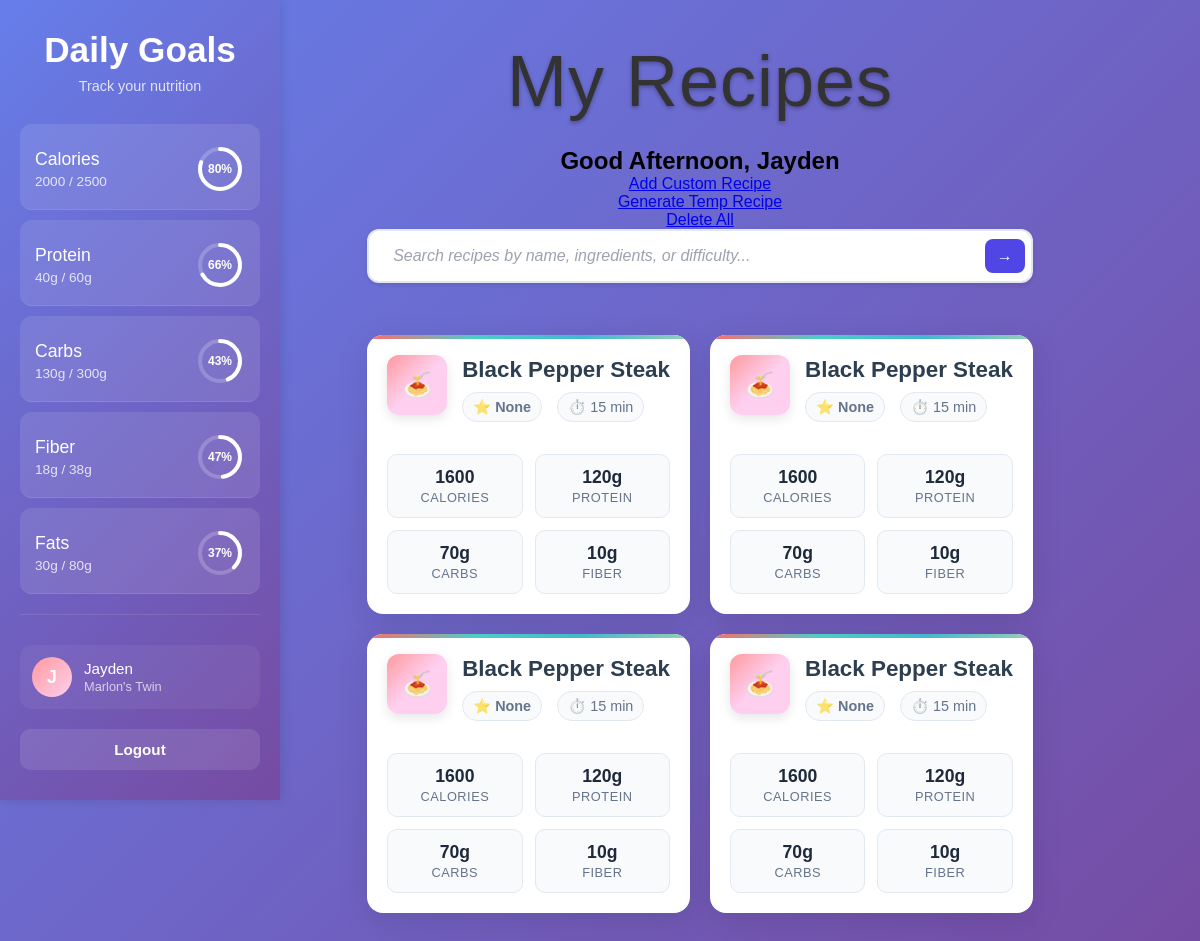
The page /dashboard (signed in) on the database as committed earlier.
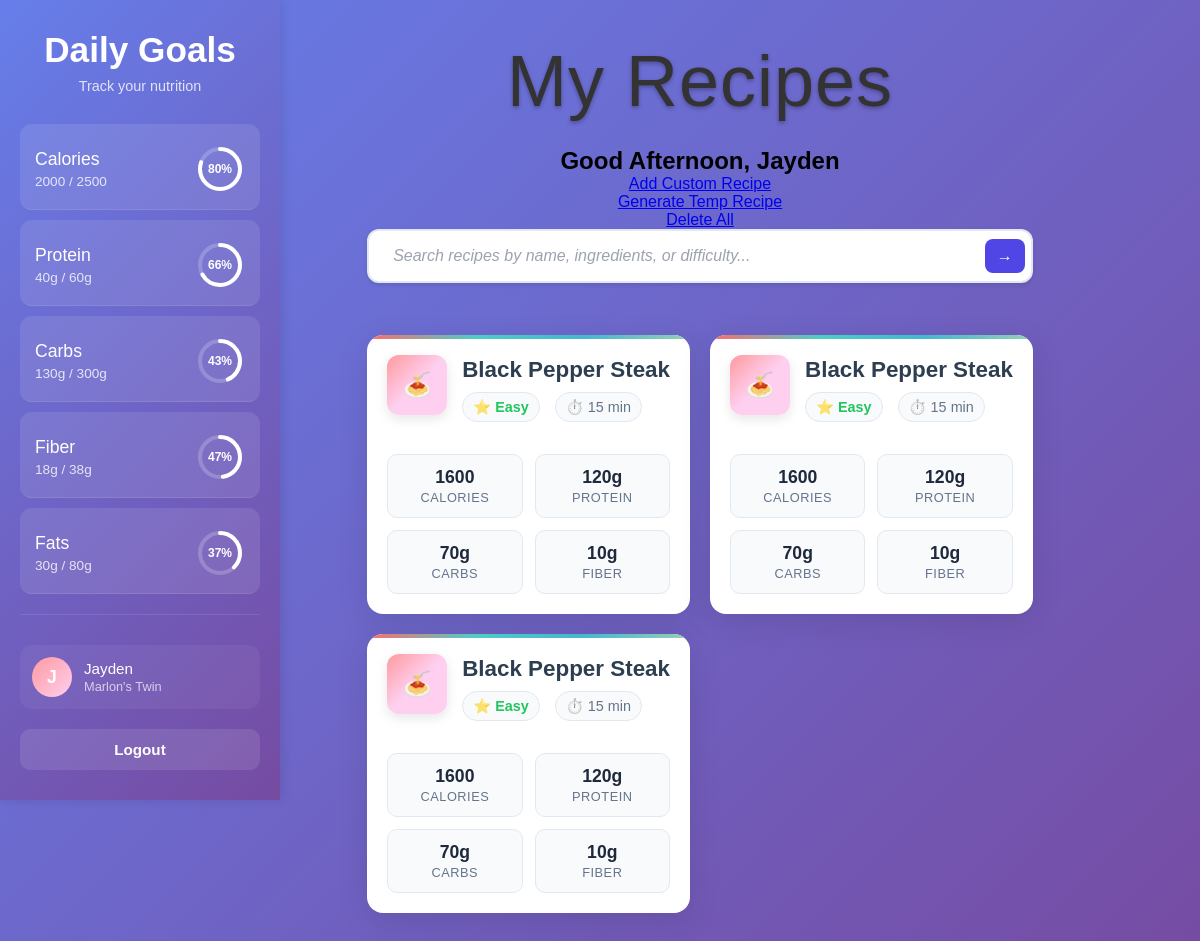
The same page on the database as committed later.
### models.py (models this page shows, shortened)
class Goals(db.Model):
    __tablename__ = 'fitness_goals'
    id = db.Column(db.Integer, primary_key = True)
    daily_protein = db.Column(db.Integer)
    daily_carbohydrates = db.Column(db.Integer)
    daily_fat = db.Column(db.Integer)
    daily_fiber = db.Column(db.Integer)
    daily_calories = db.Column(db.Integer)
    allergy = db.Column(db.Text)
    user_id = db.Column(db.Integer, db.ForeignKey('users.uid'), nullable = False)

class User(db.Model, UserMixin):
    __tablename__ = "users"
    uid = db.Column(db.Integer, primary_key = True)
    username = db.Column(db.String, nullable = False)
    password = db.Column(db.String, nullable = False)
    email = db.Column(db.String, nullable = False)
    current_protein = db.Column(db.Integer)
    current_carbohydrates = db.Column(db.Integer)
    current_fat = db.Column(db.Integer)
    current_fiber = db.Column(db.Integer)
    current_calories = db.Column(db.Integer)
    recipes = db.relationship('Recipes', backref='user', lazy=True, cascade='all, delete-orphan')
    nutritional_goals = db.relationship('Goals', backref='user', lazy=True, cascade='all, delete-orphan')
    def get_id(self):
        return str(self.uid)

class Recipes(db.Model):
    __tablename__ = 'recipes'
    id = db.Column(db.Integer, primary_key = True, nullable = False)
    title = db.Column(db.Text)
    ingredients = db.Column(db.Text, nullable = False)
    instructions = db.Column(db.Text, nullable = False)
    cooking_time = db.Column(db.Integer)
    prep_time = db.Column(db.Integer)
    servings = db.Column(db.Integer)
    difficulty = db.Column(db.Text)
    protein_amount = db.Column(db.Integer)
    carb_amount = db.Column(db.Integer)
    fiber_amount = db.Column(db.Integer)
    fat_amount = db.Column(db.Integer)
    calorie_amount = db.Column(db.Integer)
    user_id = db.Column(db.Integer, db.ForeignKey('users.uid'), nullable = False)

### blueprints/main.py (the view)
@main_bp.route('/dashboard')
def dashboard():
    recipes = Recipes.query.all()
    goals = Goals.query.filter_by(user_id=current_user.get_id()).first()
    if goals:
        daily_protein = goals.daily_protein
        daily_carbohydrates = goals.daily_carbohydrates
        daily_fat = goals.daily_fat
        daily_fiber = goals.daily_fiber
        daily_calories = goals.daily_calories
        current_protein = 40
        current_carbohydrates = 130
        current_fat = 30
        current_fiber = 18
        current_calories = 2000
    else:
        print("Error fetching goals. Please create another account.")
        return redirect(url_for('auth.login'))
    return render_template('/main/dashboard.html',
        recipes=recipes,
        username = current_user.username,
        daily_protein = daily_protein,
        daily_carbohydrates = daily_carbohydrates,
        daily_fat = daily_fat,
        daily_fiber = daily_fiber,
        daily_calories = daily_calories,
        current_protein = current_protein,
        current_carbohydrates = current_carbohydrates,
        current_fat = current_fat,
        current_fiber = current_fiber,
        current_calories = current_calories
        )

### app.py (called while the page is built)
@login_manager.user_loader
def load_user(user_id):
    from models import User
    try:
        user = User.query.get(user_id)
        if user:
            logging.info(f"User {user_id} loaded successfully")
        return user
    except Exception as e:
        logging.error(f"Error loading user {user_id}: {e}")
        return None

def create_app():
    app = Flask(__name__, template_folder = 'templates', static_folder= 'static', static_url_path= '/static')
    app.config['SQLALCHEMY_DATABASE_URI'] = 'sqlite:///./blueprints.db'
    app.secret_key = 'Some Key'
    @app.after_request
    def after_request(response):
        response.headers["Cache-Control"] = "no-cache, no-store, must-revalidate"
        response.headers["Pragma"] = "no-cache"
        response.headers["Expires"] = "0"
        return response
    db.init_app(app)
    login_manager.init_app(app)
    migrate.init_app(app, db)
    from blueprints.auth import auth_bp
    from blueprints.main import main_bp
    from blueprints.register import register_bp
    from blueprints.recipegen import gen_bp
    app.register_blueprint(auth_bp)
    app.register_blueprint(main_bp)
    app.register_blueprint(register_bp)
    app.register_blueprint(gen_bp)
    return app

### templates/main/dashboard.html (shortened to what this page needs)
<!DOCTYPE html>
<html>
<head>
    <link rel="stylesheet" href="{{ url_for('static', filename='/css/fonts.css') }}">
    <link rel="stylesheet" href="{{ url_for('static', filename='/css/base.css') }}">
    <link rel="stylesheet" href="{{ url_for('static', filename='/css/recipes.css') }}">
    <link rel="stylesheet" href="{{ url_for('static', filename='/css/sidebar.css') }}">
    <link rel="stylesheet" href="{{ url_for('static', filename='/css/searchbox.css') }}">
</head>
<body>
    <div class="page-layout">
    <div class="sidebar" id="sidebar">
        <div class="sidebar-header">
            <h2 class="sidebar-title">Daily Goals</h2>
            <p class="sidebar-subtitle">Track your nutrition</p>
        </div>
        <ul class="nutrition-list">
            <li class="nutrition-track">
                <div class="nutrition-info">
                    <span class="nutrition-name">Calories</span>
                    <span class="nutrition-values">{{current_calories}} / {{daily_calories}}</span>
                </div>
                <div class="progress-circle">
                    <svg>
                        <circle class="progress-bg" cx="25" cy="25" r="20"></circle>
<circle class="progress-fill" cx="25" cy="25" r="20" style="stroke-dashoffset: {{ 125.66 * (1 - (current_calories / daily_calories)|default(0)) }};"></circle>                    </svg>
                    <span class="progress-text">{{current_calories * 100 // daily_calories}}%</span>
                </div>
            </li>
            <li class="nutrition-track">
                <div class="nutrition-info">
                    <span class="nutrition-name">Protein</span>
                    <span class="nutrition-values">{{current_protein}}g / {{daily_protein}}g</span>
                </div>
                <div class="progress-circle">
                    <svg>
                        <circle class="progress-bg" cx="25" cy="25" r="20"></circle>
                        <circle class="progress-fill" cx="25" cy="25" r="20" style="stroke-dashoffset: {{ 125.66 * (1 - (current_protein / daily_protein)|default(0)) }};"></circle>
                    </svg>
                    <span class="progress-text">{{current_protein * 100 // daily_protein}}%</span>
                </div>
            </li>
            <li class="nutrition-track">
                <div class="nutrition-info">
                    <span class="nutrition-name">Carbs</span>
                    <span class="nutrition-values">{{current_carbohydrates}}g / {{daily_carbohydrates}}g</span>
                </div>
                <div class="progress-circle">
                    <svg>
                        <circle class="progress-bg" cx="25" cy="25" r="20"></circle>
                        <circle class="progress-fill" cx="25" cy="25" r="20" style="stroke-dashoffset: {{ 125.66 * (1 - (current_carbohydrates / daily_carbohydrates)|default(0)) }};"></circle>
                    </svg>
                    <span class="progress-text">{{current_carbohydrates * 100 // daily_carbohydrates}}%</span>
                </div>
            </li>
            <li class="nutrition-track">
                <div class="nutrition-info">
                    <span class="nutrition-name">Fiber</span>
                    <span class="nutrition-values">{{current_fiber}}g / {{daily_fiber}}g</span>
                </div>
                <div class="progress-circle">
                    <svg>
                        <circle class="progress-bg" cx="25" cy="25" r="20"></circle>
                        <circle class="progress-fill" cx="25" cy="25" r="20" style="stroke-dashoffset: {{ 125.66 * (1 - (current_fiber / daily_fiber)|default(0)) }};"></circle>
                    </svg>
                    <span class="progress-text">{{current_fiber * 100 // daily_fiber}}%</span>
                </div>
            </li>
            <li class="nutrition-track">
                <div class="nutrition-info">
                    <span class="nutrition-name">Fats</span>
                    <span class="nutrition-values">{{current_fat}}g / {{daily_fat}}g</span>
                </div>
                <div class="progress-circle">
                    <svg>
                        <circle class="progress-bg" cx="25" cy="25" r="20"></circle>
                        <circle class="progress-fill" cx="25" cy="25" r="20" style="stroke-dashoffset: {{ 125.66 * (1 - (current_fat / daily_fat)|default(0)) }};"></circle>
                    </svg>
                    <span class="progress-text">{{current_fat * 100 // daily_fat}}%</span>
                </div>
            </li>
        </ul>
        <div class="sidebar-footer">
            <div class="user-profile">
                <div class="avatar">
                    <span class="avatar-text">{{ username[0].upper() if username else 'U' }}</span>
                </div>
                <div class="user-info">
                    <span class="username">{{ username }}</span>
                    <span class="user-status">Marlon's Twin</span>
                </div>
            </div>
            <a href="{{ url_for('auth.log_out') }}" class="logout-btn">
                <span>Logout</span>
            </a>
        </div>
    </div>
    <div class="dashboard-container">
        <h1 class = "title">My Recipes</h1>
        <h2>Good Afternoon, {{ username }}</h2/>
        <a href = "{{url_for('recipegen.index')}}">Add Custom Recipe</a>
        <a href = "{{url_for('recipegen.create_temp')}}">Generate Temp Recipe</a>
        <a href = "{{url_for('main.delete_all')}}">Delete All</a>
        <div class="recipe-search-container">
            <form action="{{ url_for('recipegen.generate') }}" method="POST" class="search-form">
                <div class="search-input-wrapper">
                    <input
                        type="text"
                        name="query"
                        class="recipe-search-box"
                        placeholder="Search recipes by name, ingredients, or difficulty..."
                        id="recipeSearch"
                        value="{{ request.args.get('query', '') }}"
                    >
                    <button type="submit" class="search-submit-btn">
                        →
                    </button>
                </div>
            </form>
        </div>
        <div class="recipes-grid">
            {% for recipe in recipes%}
            <button class="recipe-card" onclick="openRecipe(1)">
                <div class="card-header">
                    <div class="recipe-image">🍝</div>
                    <div class="recipe-main-info">
                        <h3 class="recipe-title">{{recipe.title}}</h3>
                        <div class="recipe-meta">
                            <div class="meta-item">
                                <span class="meta-icon">⭐</span>
                                <span class="difficulty {{recipe.difficulty}}">{{recipe.difficulty}}</span>
                            </div>
                            <div class="meta-item">
                                <span class="meta-icon">⏱️</span>
                                <span>{{recipe.cooking_time}} min</span>
                            </div>
                        </div>
                    </div>
                </div>
                <div class="nutrition-grid">
                    <div class="nutrition-item">
                        <div class="nutrition-value">{{recipe.calorie_amount}}</div>
                        <div class="nutrition-label">Calories</div>
                    </div>
                    <div class="nutrition-item">
                        <div class="nutrition-value">{{recipe.protein_amount}}g</div>
                        <div class="nutrition-label">Protein</div>
                    </div>
                    <div class="nutrition-item">
                        <div class="nutrition-value">{{recipe.carb_amount}}g</div>
                        <div class="nutrition-label">Carbs</div>
                    </div>
                    <div class="nutrition-item">
                        <div class="nutrition-value">{{recipe.fiber_amount}}g</div>
                        <div class="nutrition-label">Fiber</div>
                    </div>
                </div>
            </button>
            {% endfor %}
        </div>
    </div>
</body>
</html>

### static/css/base.css (style rules this page uses)
* { margin: 0; padding: 0; box-sizing: border-box; }
body { font-family: -apple-system, BlinkMacSystemFont, 'Segoe UI', Roboto, Oxygen, Ubuntu, Cantarell, sans-serif; background: linear-gradient(135deg, #667eea 0%, #764ba2 100%); min-height: 100vh; display: flex; align-items: center; justify-content: center; padding: 20px; }
.title { font-size: 4.5rem; font-family: 'ThrowUp', cursive, sans-serif; font-weight: 300; text-align: center; margin-bottom: 25px; margin-top: -20px; color: #333; letter-spacing: 1px; }

### static/css/recipes.css (style rules this page uses)
* { margin: 0; padding: 0; box-sizing: border-box; }
body { font-family: Arial, Tahoma, Geneva, Verdana, sans-serif; background: linear-gradient(135deg, #667eea 0%, #764ba2 100%); min-height: 100vh; padding: 20px; }
.dashboard-container { display: flex; flex-direction: column; max-width: 1200px; margin: 0 auto; align-items: center; margin-left: 200px; padding: 40px 20px; min-height: 100vh; justify-content: flex-start; }
h1 { text-align: center; color: white; margin-bottom: 30px; font-size: 2.5rem; text-shadow: 0 2px 4px rgba(0,0,0,0.3); }
.recipes-grid { display: grid; grid-template-columns: 1fr 1fr; gap: 20px; padding: 20px 0; }
.recipe-card { background: white; border-radius: 16px; padding: 20px; box-shadow: 0 8px 32px rgba(0,0,0,0.1); cursor: pointer; transition: all 0.3s cubic-bezier(0.4, 0, 0.2, 1); border: none; text-align: left; position: relative; overflow: hidden; }
.recipe-card::before { content: ''; position: absolute; top: 0; left: 0; right: 0; height: 4px; background: linear-gradient(90deg, #ff6b6b, #4ecdc4, #45b7d1, #96ceb4); border-radius: 16px 16px 0 0; }
.card-header { display: flex; align-items: flex-start; margin-bottom: 16px; gap: 15px; }
.recipe-image { width: 60px; height: 60px; background: linear-gradient(135deg, #ff9a9e 0%, #fecfef 50%, #fecfef 100%); border-radius: 12px; display: flex; align-items: center; justify-content: center; font-size: 24px; flex-shrink: 0; box-shadow: 0 4px 12px rgba(0,0,0,0.1); }
.recipe-main-info { flex: 1; min-width: 0; }
.recipe-title { font-size: 1.4rem; font-weight: 700; color: #2c3e50; margin-bottom: 8px; line-height: 1.3; }
.recipe-meta { display: flex; gap: 15px; margin-bottom: 16px; flex-wrap: wrap; }
.meta-item { display: flex; align-items: center; gap: 6px; font-size: 0.9rem; color: #64748b; background: #f8fafc; padding: 6px 10px; border-radius: 20px; border: 1px solid #e2e8f0; }
.meta-icon { width: 16px; height: 16px; opacity: 0.7; }
.difficulty { font-weight: 600; }
.difficulty.Easy { color: #22c55e; }
.nutrition-grid { display: grid; grid-template-columns: repeat(2, 1fr); gap: 12px; margin-top: 16px; }
.nutrition-item { background: #f8fafc; padding: 12px; border-radius: 10px; text-align: center; border: 1px solid #e2e8f0; }
.nutrition-value { font-size: 1.1rem; font-weight: 700; color: #1e293b; margin-bottom: 2px; }
.nutrition-label { font-size: 0.8rem; color: #64748b; text-transform: uppercase; letter-spacing: 0.5px; font-weight: 500; }

### static/css/searchbox.css (style rules this page uses)
.recipe-search-container { margin-bottom: 2rem; width: 100%; }
.recipe-search-box { width: 100%; padding: 1rem 1.5rem; border: 2px solid #e2e8f0; border-radius: 12px; font-size: 1rem; font-family: inherit; background-color: #ffffff; transition: all 0.3s ease; box-shadow: 0 2px 4px rgba(0, 0, 0, 0.1); }
.recipe-search-box::placeholder { color: #9ca3af; font-style: italic; }
.search-input-wrapper { position: relative; display: flex; align-items: center; }
.search-submit-btn { position: absolute; right: 8px; background: #4f46e5; border: none; border-radius: 8px; padding: 8px 12px; cursor: pointer; transition: all 0.2s ease; color: white; font-size: 1rem; display: flex; align-items: center; justify-content: center; z-index: 10; }
.recipe-search-box { padding-right: 4rem; }

Rows that differ between the two databases and show on the page:
removed Recipes: title "Black Pepper Steak", difficulty "None", cooking_time "15", calorie_amount "1600", protein_amount "120", carb_amount "70", fiber_amount "10"
changed Recipes (number 1 of 3 on the later page): difficulty "None" → "Easy"
changed Recipes (number 2 of 3 on the later page): difficulty "None" → "Easy"
changed Recipes (number 3 of 3 on the later page): difficulty "None" → "Easy"
